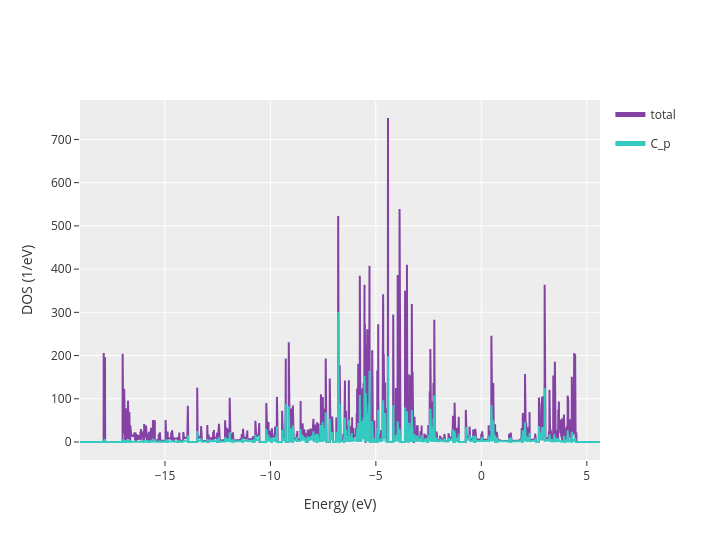

Here is the notebook cell this chart was saved with:
### Code cell
calc.dos.plot(selection="p(C)")

### Figure 1 — Plotly figure (JSON) as saved in the notebook; plotly's stock layout.template omitted (floating-point values rounded to 4 significant figures; data arrays with more than 128 entries replaced by an {"elided": "..."} marker saying what was removed)
{"data": [{"legendgroup": "total", "line": {"color": "#8342A4"}, "name": "total", "showlegend": true, "type": "scatter", "x": {"elided": "5000 float values"}, "y": {"elided": "5000 float values"}, "yaxis": "y"}, {"legendgroup": "C_p", "line": {"color": "#35CABF"}, "name": "C_p", "showlegend": true, "type": "scatter", "x": {"elided": "5000 float values"}, "y": {"elided": "5000 float values"}, "yaxis": "y"}], "layout": {"height": 540, "legend": {"itemsizing": "constant"}, "margin": {"r": 120}, "width": 720, "xaxis": {"title": {"text": "Energy (eV)"}}, "yaxis": {"title": {"text": "DOS (1/eV)"}}}}
